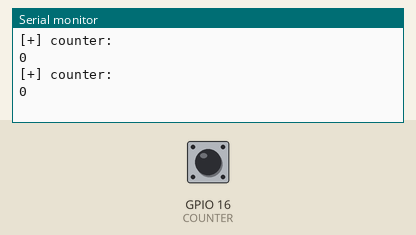
Simulated run of this sketch. Board: ESP8266 (NodeMCU). On the bench: the last lines printed to the serial monitor. Inputs (shaded band) come from the test bench; at power-on: GPIO 16 (COUNTER) HIGH.

Above: at 1.2 s.
1.3 s: GPIO 16 (COUNTER) pulled LOW for 0.15 s
At 2.7 s:
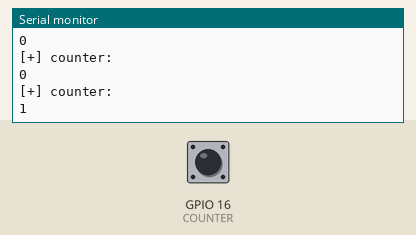
2.9 s: GPIO 16 (COUNTER) pulled LOW for 1 s
At 4.8 s:
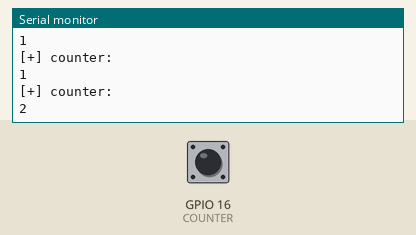
5.4 s: GPIO 16 (COUNTER) pulled LOW for 0.15 s
At 6.8 s:
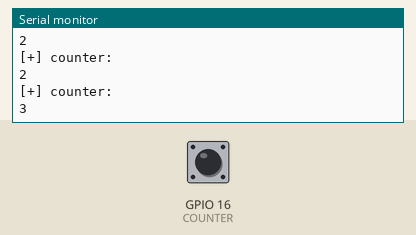
Timing chart, 0 to 8.4 s (numbered marks = the images above; inputs shaded):
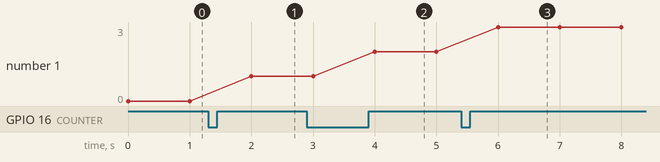

Measured:
- after the input at 1.3 s, the serial monitor: prints a new line after 0.70 s (image 1)
- after the input at 2.9 s, the serial monitor: prints a new line after 1.1 s (image 2)
- after the input at 5.4 s, the serial monitor: prints a new line after 0.60 s (image 3)
- plotted number 1: 0 → 1 after the input at 1.3 s, 1 → 2 after the input at 2.9 s, 2 → 3 after the input at 5.4 s

The sketch:

basic.ino
```cpp
#define COUNTER 16

unsigned int counter = 0;

void ICACHE_RAM_ATTR flow ();

void flow()
{
  ++counter;
}

void setup()
{
  Serial.begin(115200);

  pinMode(COUNTER, INPUT_PULLUP);
  attachInterrupt(digitalPinToInterrupt(COUNTER), flow, RISING);
}

void loop()
{
  Serial.println("[+] counter: ");
  Serial.print(counter);
  Serial.println();
  delay(1000);
}
```
